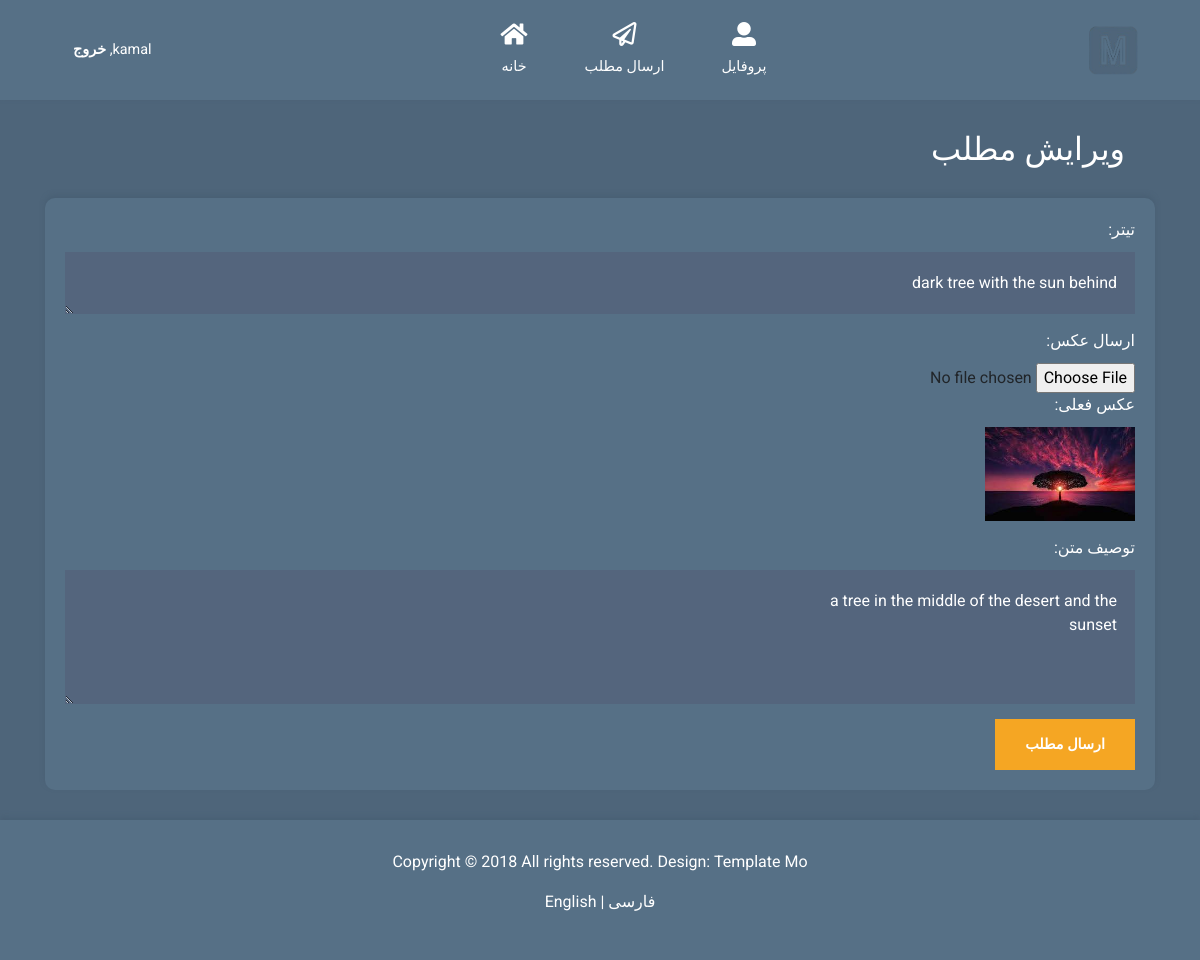
The page /post/update/2 (signed in) on the database as committed earlier.
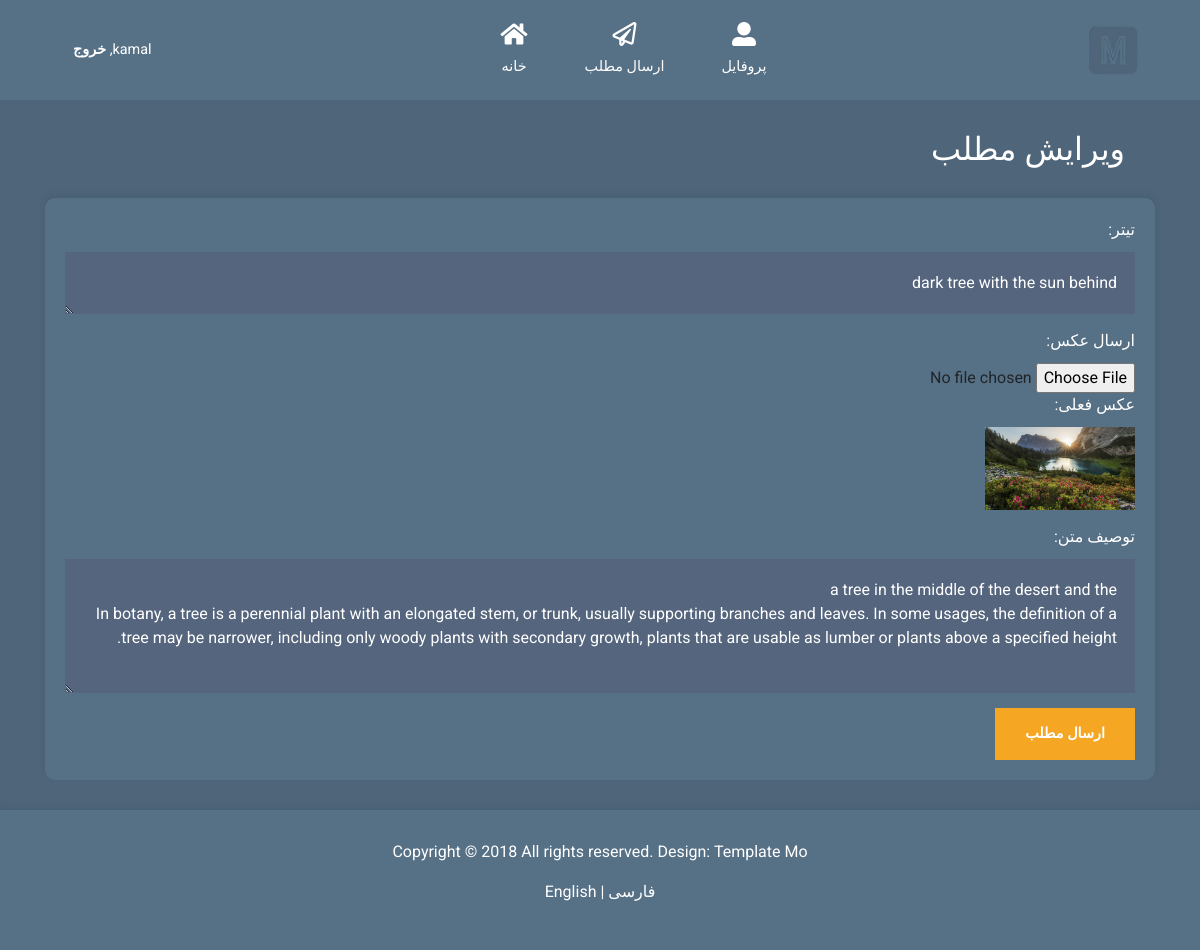
The same page on the database as committed later.
### main.py (models this page shows, shortened)
class Post(db.Model):
    id = db.Column(db.Integer, primary_key=True)
    title = db.Column(db.String(200), nullable=False)
    content = db.Column(db.Text, nullable=False)
    image = db.Column(db.String(120), nullable=True)  # New field for storing image path
    user_id = db.Column(db.Integer, db.ForeignKey('user.id'), nullable=False)
    user = db.relationship('User', backref=db.backref('user_posts', lazy=True))  # Relationship to User model
    comments = db.relationship('Comment',cascade="all, delete-orphan", backref='post', lazy=True)

### main.py (the view, shortened to what this page needs)
@app.route('/post/update/<int:post_id>', methods=['GET', 'POST'])
def update_post(post_id):
    post = Post.query.get_or_404(post_id)
    print(post.image)
    if post.author.id != session.get('user_id'):
        flash('You are not authorized to update this post')
        return redirect(url_for('profile'))
    return render_template('update_post.html',translations=translations[session["language"]], post=post,
                            user_id= session['user_id'], user = session['username'])

### main.py (called while the page is built)
@app.before_request
def create_tables():
    db.create_all()
    if not "language" in session:
        session["language"] = 'fa'

### templates/update_post.html (shortened to what this page needs)
<!DOCTYPE html>
<html lang="en">
<head>
    <link rel="stylesheet" href="{{ url_for('static',filename='css/post.css') }}" />
    <link rel="stylesheet" href="{{ url_for('static',filename='css/fontawesome.min.css') }}" />
    <link rel="stylesheet" href="{{ url_for('static',filename='css/bootstrap.min.css') }}" />
    <link rel="stylesheet" href="{{ url_for('static',filename='css/templatemo-style.css') }}" />
    <link rel="stylesheet" href="{{ url_for('static',filename='css/home.css') }}" />
    {% if translations['language']=="fa" %}
        <link rel="stylesheet" href="{{ url_for('static',filename='css/farsi-specifics.css') }}" />
    {% endif %}
</head>
<body id="createPostPage" style="padding-top: 90px;">
    {% include 'top-nav-bar.html' %}
    <section class="tm-post-create">
        <div class="container">
            <div class="row">
                <div class="col-12">
                    <h2 class="tm-section-title mb-0">{{translations['edit_post']}}</h2>
                </div>
            </div>
            <div class="post-create-container">
                <form method="POST" enctype="multipart/form-data">
                    <div class="form-group">
                        <label for="post_title">{{translations['title']}}</label>
                        <textarea id="title" name="title" class="form-control" rows="1" required>{{ post.title }}</textarea>
                    </div>
                    <div class="form-group">
                        <label for="post_img">{{translations['upload_image']}}</label>
                        <input type="file" id="image" name="image" accept="image/*" class="form-control-file" >
                        <div>
                            <label>{{translations['current_image']}}</label><br>
                            <img src="{{url_for('static', filename=post.image.replace('static/', ''))}}" alt="Current Image" width="150px">
                        </div>
                    </div>
                    <div class="form-group">
                        <label for="post_description">{{translations['post_description']}}</label>
                        <textarea id="content" name="content" class="form-control" rows="4" required>{{ post.content }}</textarea>
                    </div>
                    <button name="post_submit" type="submit" class="btn btn-primary">{{translations['create_post']}}</button>
                </form>
            </div>
        </div>
    </section>
    {% include 'tm-footer.html' %}
</body>
</html>

Rows that differ between the two databases and show on the page:
changed Post "dark tree with the sun behind": image: a different picture; content "a tree in the middle of the desert and the sunset" → "…the desert and the In botany, a tree is a perennial plant with an elongated stem, or trunk, usually supporting branches and leaves. In some usages, the definition of a tree may be narrower, including only woody plants with secondary growth, plants that are usable as lumber or plants above a specified height."
